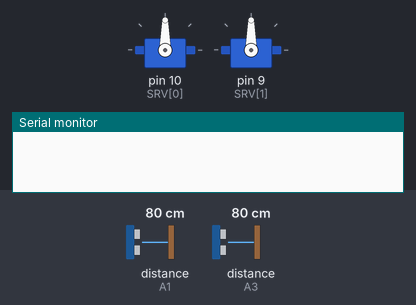
This sketch was run on a simulated Arduino Uno, built with avr-gcc and run on an emulated ATmega328P. Parts: 2 × servo, the last lines printed to the serial monitor. Wiring (inferred from the names in the program): 2 × ultrasonic range finder: trigger A0, echo A1 / trigger A2, echo A3. Inputs (shaded band) come from the test bench; at power-on: distance to the obstacle (sensors on A1, A3) 80 cm. The echo pulse lasts 58.3 µs per cm.

Above: at 0.6 s.
2.3 s: distance to the obstacle (sensor on A1) set to 4 cm
At 3.2 s:
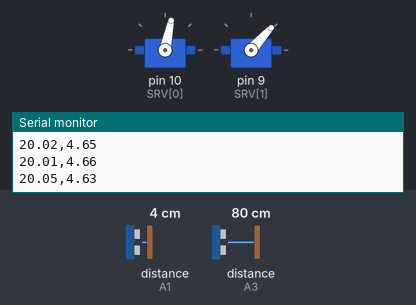
5.3 s: distance to the obstacle (sensor on A1) set to 2 cm
At 5.77 s:
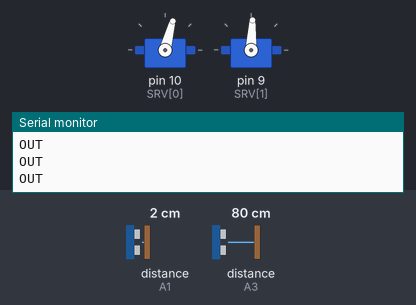
8.3 s: distance to the obstacle (sensor on A3) set to 9 cm
At 8.49 s:
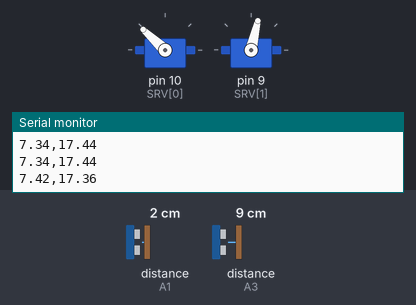
11.3 s: distance to the obstacle (sensor on A3) set to 60 cm
At 11.66 s:
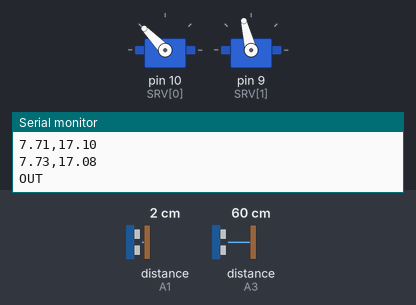
14.3 s: distance to the obstacle (sensor on A1) set to 4 cm
17.3 s: distance to the obstacle (sensor on A3) set to 18 cm
Timing chart, 0 to 25.0 s (numbered marks = the images above; inputs shaded):
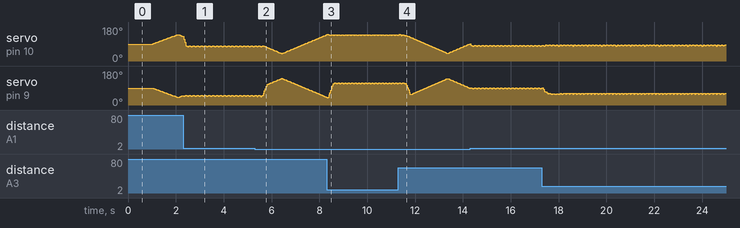

The sketch:

Trackpad.ino
```cpp
#include <Servo.h>

const float W = 32, H = 18, R = 2.5;
const float PX[2] = {0, 16}, PY[2] = {9, 0}, OFF[2] = {-90, 0};
const float K[2] = {0.0343, 0.0343}, ZD[2] = {0.5, 0.5};
const float EM[2] = {0.5, 0.5};

const byte TRG[2] = {A2, A0}, ECH[2] = {A3, A1}, SRV[2] = {10, 9};

const int DIT[4] = {-3, 0, 3, 0};

// ASYMMETRIC BLIND SPOT & SERVO SPEED:
// BL[0] = 5.0cm (Sensor Y looking at Sensor X)
// BL[1] = 7.5cm (Enlarged blind spot for Sensor X looking at Sensor Y so it never catches it while sweeping)
const float BL[2] = {5.0, 7.5};

// SL[0] = 16 (Faster step limit for Left Servo Y to compensate for 18cm short axis geometry)
// SL[1] = 12 (Bottom Servo X step limit)
const float SL[2] = {16.0, 12.0};

const float GT = 8.5, SWS = 2;
const int AMIN = 30, AMAX = 150, ML = 6;
const unsigned long TO = 5500;

// Increased velocity responsiveness (VA = 0.65, LEAD = 3.5) so when one sensor sees
// the hand move closer, the other servo reacts immediately
const float LEAD = 3.5, VA = 0.65, VMAX = 3.5;
float vx = 0, vy = 0;

Servo sv[2];
float ang[2] = {90, 90}, ba[2][4], bd[2][4], tx = 16, ty = 9, sw = 90;
int wr[2] = {90, 90}, swd = 1;
bool bo[2][4], lock = false;
byte wi = 0, dk = 0, miss = 0;

float rad(byte i, float a) {
  return (a + OFF[i]) * DEG_TO_RAD;
}

float ping(byte i) {
  digitalWrite(TRG[i], LOW);
  delayMicroseconds(2);
  digitalWrite(TRG[i], HIGH);
  delayMicroseconds(10);
  digitalWrite(TRG[i], LOW);
  unsigned long t = pulseIn(ECH[i], HIGH, TO);
  return t ? t * K[i] * 0.5 : -1;
}

// Dynamic max distance from sensor tip (ox, oy) to the 32x18 walls based on angle r
float lim(byte i, float ox, float oy, float r, int servoDeg) {
  float dx = cos(r), dy = sin(r), t = 1000;
  if (dx > 0.001) t = min(t, (W - ox) / dx);
  else if (dx < -0.001) t = min(t, -ox / dx);
  if (dy > 0.001) t = min(t, (H - oy) / dy);
  else if (dy < -0.001) t = min(t, -oy / dy);

  // Sensor 0 (Left / Y @ 0,9) looking down toward Sensor 1 (Bottom / X @ 16,0)
  if (i == 0 && servoDeg <= 74) {
    t = min(t, 13.0f);
  }

  // ENLARGED CUTOUT FOR SENSOR X (i == 1, Bottom @ 16,0) looking left toward Sensor Y (0,9):
  // Acoustic cone is 15° wide, so it starts grazing Sensor Y around 122°.
  // Capping distance to 12.0cm for all angles >= 122° completely stops sweep false-locks.
  if (i == 1 && servoDeg >= 122) {
    t = min(t, 12.0f);
  }

  return t;
}

bool acc(byte i, float d, float ox, float oy, float r, float qx, float qy, int servoDeg) {
  if (d < 2) return false;

  float px = ox + d * cos(r), py = oy + d * sin(r);

  // 1. Asymmetric Coordinate Blind Spot around the opposite sensor's tip (qx, qy) and base (PX, PY)
  if (hypot(px - qx, py - qy) < BL[i] || hypot(px - PX[1 - i], py - PY[1 - i]) < BL[i]) return false;

  // 2. Rectangular Box Exclusion around Sensor Y (X < 5.5cm and Y between 3.5cm and 14.5cm)
  // Guarantees Sensor X ignores the entire physical mounting zone of Sensor Y
  if (i == 1 && px < 5.5 && py > 3.5 && py < 14.5) return false;

  // 3. Dynamic Angle-Based Max Distance check
  float l = lim(i, ox, oy, r, servoDeg);
  if (d > l - EM[i]) return false;

  // 4. Tracking Gate when locked
  if (lock) return fabs(d - hypot(tx - ox, ty - oy)) < GT;
  return true;
}

void setup() {
  Serial.begin(9600);
  for (byte i = 0; i < 2; i++) {
    pinMode(TRG[i], OUTPUT);
    pinMode(ECH[i], INPUT);
    sv[i].attach(SRV[i]);
    sv[i].write(90);
    delay(500);
  }
}

void loop() {
  float d[2], r[2], sx[2], sy[2], hx[2], hy[2], ux[2], uy[2], tgt[2];
  byte n[2];

  // Reduced inter-ping delay to 15ms for faster loop rate & matched latency
  d[0] = ping(0);
  delay(15);
  d[1] = ping(1);
  delay(15);

  for (byte i = 0; i < 2; i++) {
    r[i] = rad(i, wr[i]);
    sx[i] = PX[i] + R * cos(r[i]);
    sy[i] = PY[i] + R * sin(r[i]);
  }

  float liveF[2];
  bool liveValid[2];

  for (byte i = 0; i < 2; i++) {
    liveF[i] = d[i] > 2 ? sqrt(d[i] * d[i] - ZD[i] * ZD[i]) : -1;
    liveValid[i] = acc(i, liveF[i], sx[i], sy[i], r[i], sx[1 - i], sy[1 - i], wr[i]);
    bo[i][wi] = liveValid[i];
    ba[i][wi] = r[i];
    bd[i][wi] = liveF[i];
  }
  wi = (wi + 1) & 3;

  for (byte i = 0; i < 2; i++) {
    float sa = 0, sdd = 0;
    n[i] = 0;
    for (byte k = 0; k < 4; k++) {
      if (bo[i][k]) {
        n[i]++;
        sa += ba[i][k];
        sdd += bd[i][k];
      }
    }
    if (n[i]) {
      // Blend live reading (70% weight) with buffer average (30% weight)
      // so when hand moves closer to one sensor, the coordinate updates immediately
      // and pulls the other servo without waiting 4 loops for the buffer to flush
      float a = liveValid[i] ? (0.7f * r[i] + 0.3f * (sa / n[i])) : (sa / n[i]);
      float dm = liveValid[i] ? (0.7f * liveF[i] + 0.3f * (sdd / n[i])) : (sdd / n[i]);
      ux[i] = cos(a);
      uy[i] = sin(a);
      hx[i] = PX[i] + (R + dm) * ux[i];
      hy[i] = PY[i] + (R + dm) * uy[i];
    }
  }

  byte tot = n[0] + n[1];

  if (tot >= 1) {
    miss = 0;
    float fx, fy;
    if (n[0] && n[1]) {
      fx = (hx[0] + hx[1]) / 2;
      fy = (hy[0] + hy[1]) / 2;
      if (hypot(hx[0] - hx[1], hy[0] - hy[1]) > 2 * GT) {
        byte b = hypot(hx[0] - tx, hy[0] - ty) <= hypot(hx[1] - tx, hy[1] - ty) ? 0 : 1;
        fx = hx[b];
        fy = hy[b];
      } else {
        float c = ux[0] * uy[1] - uy[0] * ux[1];
        if (fabs(c) > 0.25) {
          float t0 = ((PX[1] - PX[0]) * uy[1] - (PY[1] - PY[0]) * ux[1]) / c;
          float ix = PX[0] + t0 * ux[0], iy = PY[0] + t0 * uy[0];
          if (ix > 0 && ix < W && iy > 0 && iy < H && hypot(ix - fx, iy - fy) < GT) {
            fx = (fx + ix) / 2;
            fy = (fy + iy) / 2;
          }
        }
      }
    } else if (n[0]) {
      // Only Left Sensor (Y) sees the hand: update X & Y from its ray
      fx = hx[0];
      fy = hy[0];
    } else {
      // Only Bottom Sensor (X) sees the hand moving closer/farther:
      // Immediately pull Y (and therefore Left Servo Y) along the ray!
      fx = hx[1];
      fy = hy[1];
    }

    float ox0 = tx, oy0 = ty;
    if (!lock) {
      tx = fx;
      ty = fy;
      vx = vy = 0;
      lock = true;
    } else {
      // Faster alpha gain (0.25 to 0.80) so single-sensor distance changes pull the other servo snappily
      float a = constrain(hypot(fx - tx, fy - ty) / 5.0, 0.25, 0.80);
      tx += a * (fx - tx);
      ty += a * (fy - ty);
      vx += VA * (constrain(tx - ox0, -VMAX, VMAX) - vx);
      vy += VA * (constrain(ty - oy0, -VMAX, VMAX) - vy);
    }
    tx = constrain(tx, 0, W);
    ty = constrain(ty, 0, H);

  } else if (lock && ++miss >= ML) {
    lock = false;
    sw = constrain(ang[0], 40, 140);
    memset(bo, 0, sizeof bo);
  } else if (lock) {
    tx = constrain(tx + vx, 0, W);
    ty = constrain(ty + vy, 0, H);
    vx *= 0.8;
    vy *= 0.8;
  }

  if (lock) {
    float ax = constrain(tx + LEAD * vx, 0, W);
    float ay = constrain(ty + LEAD * vy, 0, H);

    for (byte i = 0; i < 2; i++) {
      tgt[i] = atan2(ay - PY[i], ax - PX[i]) * RAD_TO_DEG - OFF[i] + DIT[dk];
      // Prevent a servo from spinning into itself if the hand is right on top of its own mount
      if (hypot(ax - PX[i], ay - PY[i]) < 3.5) tgt[i] = ang[i];
    }
    dk = (dk + 1) & 3;

    Serial.print(tx, 2);
    Serial.print(',');
    Serial.println(ty, 2);
  } else {
    sw += swd * SWS;
    if (sw >= 140) swd = -1;
    if (sw <= 40) swd = 1;
    tgt[0] = sw;
    tgt[1] = 180 - sw;
    Serial.println("OUT");
  }

  for (byte i = 0; i < 2; i++) {
    // Applies individual SL[i] speed limits so Servo Y (SL=16) keeps pace with Servo X (SL=12)
    ang[i] = constrain(ang[i] + constrain(tgt[i] - ang[i], -SL[i], SL[i]), AMIN, AMAX);
    int w = round(ang[i]);
    if (w != wr[i]) {
      sv[i].write(w);
      wr[i] = w;
    }
  }
}
```
